Frame 1 (no input): blank canvas, image omitted
Frame 60 (no input): blank canvas, image omitted
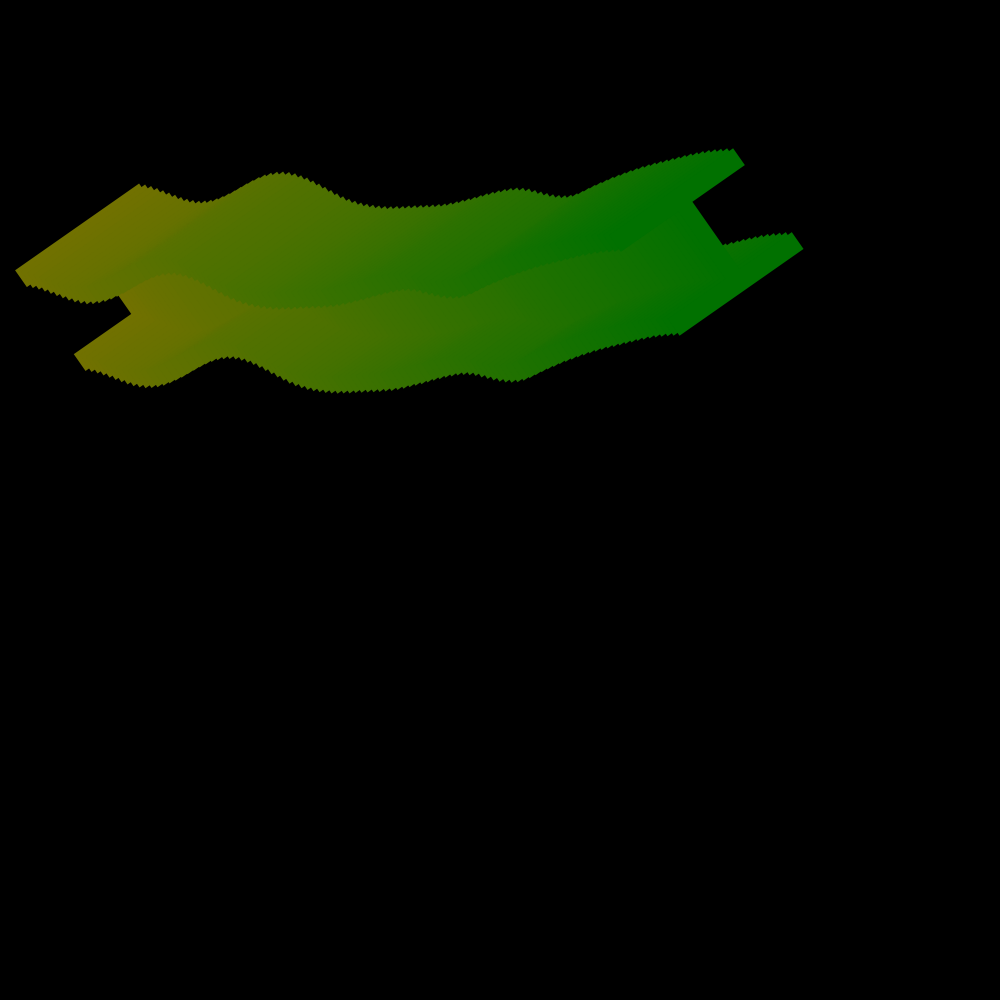
Frame 120 (the mouse pressed at the canvas centre since frame 60)

The p5.js sketch whose frames 1 and 60 were blank and that drew this single picture after the mouse press (run headless with seeded random() and noise() and a simulated clock; from frame 60 on, the mouse is pressed at the canvas centre):

// p5.js sketch
// ── sketch.js
let xoff = 0
function setup() {
    createCanvas(1000, 1000)
    textSize(220)
    textAlign(CENTER, CENTER)
    angleMode(DEGREES)
}

function draw() {
    background(0, 0, 0);

    let xoff = mouseX / 100

    let r = map(mouseY, 0, height, 0, 225)

    for (let i = 0; i < 100; i++) {
        xoff = xoff + 0.01;

        let inter = map(i, 0, 100, 0, 1);
        let c = lerpColor(color(r, r, 0), color(0, r, 0), inter);
        fill(c);

        push()
        translate(100 + i * 6, 100 + noise(xoff) * 500)
        rotate(55)
        text('H', 0, 0)
        pop()
    }
}
